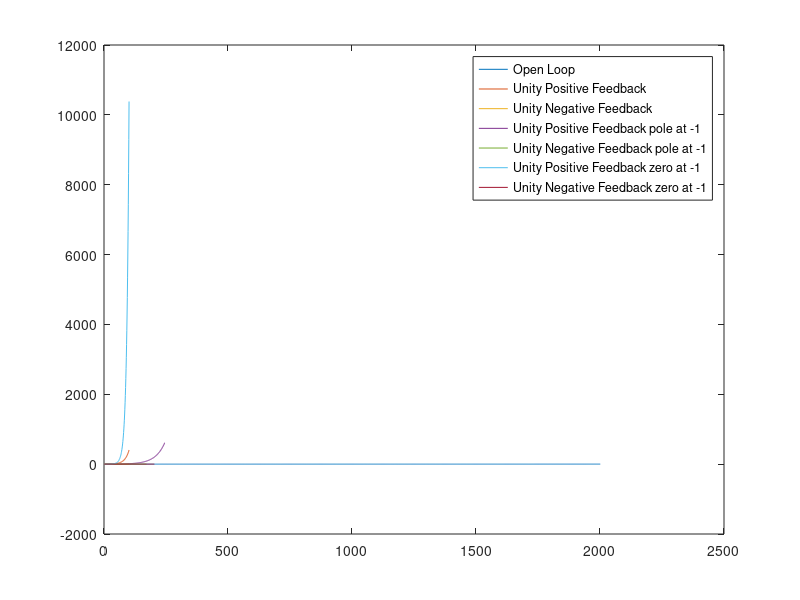

Here is the MATLAB script that generated this plot:
num = 1;
sys1 = [0 10 0];

plant1 = tf(num,sys1);

figure
plot(step(plant1), 'DisplayName', 'Open Loop');
hold on

z = [];
p = [];
kp = 1;
fbp = zpk(z,p,kp);

tf1 = feedback(plant1,fbp,1);
plot(step(tf1), 'DisplayName', 'Unity Positive Feedback');

kn = -1;
fbn = zpk(z,p,kn);

tf1 = feedback(plant1,fbn,1);
plot(step(tf1), 'DisplayName', 'Unity Negative Feedback');

p = [-1];
fbp = zpk(z,p,kp);

tf1 = feedback(plant1,fbp,1);
plot(step(tf1), 'DisplayName', 'Unity Positive Feedback pole at -1');

fbn = zpk(z,p,kn);

tf1 = feedback(plant1,fbn,1);
plot(step(tf1), 'DisplayName', 'Unity Negative Feedback pole at -1');

p = [0];
z = [-1]
fbp = zpk(z,p,kp);

tf1 = feedback(plant1,fbp,1);
plot(step(tf1), 'DisplayName', 'Unity Positive Feedback zero at -1');

fbn = zpk(z,p,kn);

tf1 = feedback(plant1,fbn,1);
plot(step(tf1), 'DisplayName', 'Unity Negative Feedback zero at -1');

legend
